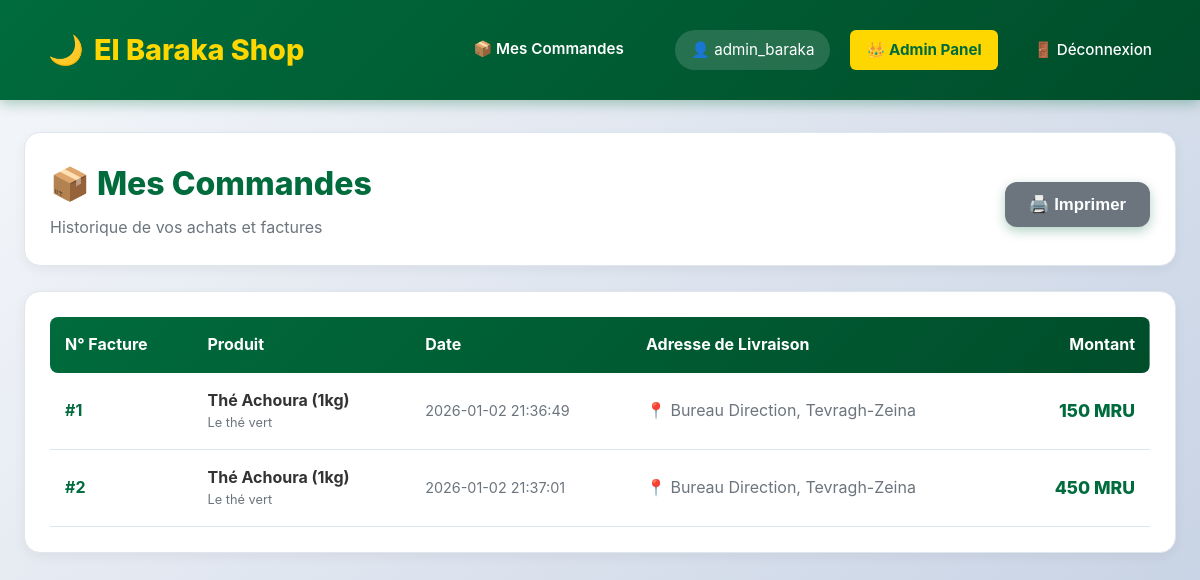
Screenshot of /mes-commandes (signed in) with the database file from the repository.
### tables this page shows
CREATE TABLE commandes (
            id INTEGER PRIMARY KEY AUTOINCREMENT,
            utilisateur_id INTEGER,
            produit_id INTEGER,  -- On stocke l'ID, pas le texte
            montant DECIMAL(10, 2),
            date_commande DATETIME DEFAULT CURRENT_TIMESTAMP,
            adresse_livraison TEXT,
            FOREIGN KEY(utilisateur_id) REFERENCES utilisateurs(id),
            FOREIGN KEY(produit_id) REFERENCES produits(id) 
        );

CREATE TABLE produits (
            id INTEGER PRIMARY KEY AUTOINCREMENT,
            nom TEXT NOT NULL,
            description TEXT,
            prix DECIMAL(10, 2) NOT NULL,
            quantite INTEGER DEFAULT 10
        );

### app.py (the view)
@app.route('/mes-commandes')
def mes_commandes():
    if 'user_id' not in session: return redirect('/login')
    user_id = session['user_id']
    conn = get_db_connection()
    query = """
        SELECT c.*, p.nom as nom_produit, p.description
        FROM commandes c
        JOIN produits p ON c.produit_id = p.id
        JOIN utilisateurs u ON c.utilisateur_id = u.id
        WHERE c.utilisateur_id = ?
    """
    commandes = conn.execute(query,(user_id,)).fetchall()
    conn.close()
    if commandes:
        return render_template('commandes.html', commandes=commandes)
    else:
        flash("Commande introuvable.", "danger")
        return redirect('/')

### app.py (called while the page is built)
def get_db_connection():
    conn = sqlite3.connect('elbaraka.db')
    conn.row_factory = sqlite3.Row
    return conn

### templates/commandes.html (shortened to what this page needs)
{% extends 'base.html' %}
{% block content %}
<div style="max-width: 1400px; margin: 0 auto;">
    <div style="background: white; padding: 25px; border-radius: 16px; margin-bottom: 25px; box-shadow: 0 4px 12px rgba(0,0,0,0.05); display: flex; justify-content: space-between; align-items: center; border: 1px solid #e0e6ed;">
        <div>
            <h2 style="margin: 0; color: var(--primary); font-size: 2rem; font-weight: 800;">
                📦 Mes Commandes
            </h2>
            <p style="margin: 5px 0 0 0; color: #6c757d;">Historique de vos achats et factures</p>
        </div>
        <button onclick="window.print()" class="btn-primary" style="width: auto; padding: 12px 24px; background: #6c757d;">
            🖨️ Imprimer
        </button>
    </div>
    <div style="background: white; padding: 25px; border-radius: 16px; box-shadow: 0 4px 12px rgba(0,0,0,0.05); overflow-x: auto; border: 1px solid #e0e6ed;">
        <table style="width: 100%; border-collapse: collapse;">
            <thead>
                <tr style="background: linear-gradient(135deg, var(--primary) 0%, var(--primary-dark) 100%); color: white;">
                    <th style="padding: 15px; text-align: left; font-weight: 700; border-radius: 8px 0 0 8px;">N° Facture</th>
                    <th style="padding: 15px; text-align: left; font-weight: 700;">Produit</th>
                    <th style="padding: 15px; text-align: left; font-weight: 700;">Date</th>
                    <th style="padding: 15px; text-align: left; font-weight: 700;">Adresse de Livraison</th>
                    <th style="padding: 15px; text-align: right; font-weight: 700; border-radius: 0 8px 8px 0;">Montant</th>
                </tr>
            </thead>
            <tbody>
                {% for c in commandes %}
                <tr style="border-bottom: 1px solid #e0e6ed; transition: background 0.3s ease;"
                    onmouseover="this.style.background='#f8f9fa'"
                    onmouseout="this.style.background='white'">
                    <td style="padding: 15px; font-weight: 700; color: var(--primary);">
                        #{{ c.id }}
                    </td>
                    <td style="padding: 15px;">
                        <strong style="color: #333;">{{ c.nom_produit or c.produit }}</strong>
                        <div style="font-size: 0.8rem; color: #6c757d;">{{ c.description }}</div>
                    </td>
                    <td style="padding: 15px; color: #6c757d; font-size: 0.9rem;">
                        {{ c.date_commande }}
                    </td>
                    <td style="padding: 15px; color: #6c757d;">
                        📍 {{ c.adresse_livraison }}
                    </td>
                    <td style="padding: 15px; text-align: right; font-weight: 800; color: var(--primary); font-size: 1.1rem;">
                        {{ c.montant }} MRU
                    </td>
                </tr>
                {% endfor %}
            </tbody>
        </table>
    </div>
</div>
{% endblock %}

### static/style.css (style rules this page uses)
:root { --primary: #006b3c; --primary-dark: #004d2a; --secondary: #d01c1f; --gold: #ffd700; --bg: #f8f9fa; --text: #2c3e50; --white: #ffffff; --shadow: rgba(0, 0, 0, 0.08); --shadow-hover: rgba(0, 0, 0, 0.15); --border: #e0e6ed; }
* { margin: 0; padding: 0; box-sizing: border-box; }
body { font-family: -apple-system, BlinkMacSystemFont, 'Segoe UI', Roboto, 'Helvetica Neue', Arial, sans-serif; background: linear-gradient(135deg, #f5f7fa 0%, #c3cfe2 100%); color: var(--text); line-height: 1.6; min-height: 100vh; }
.btn-primary { background: linear-gradient(135deg, var(--primary) 0%, var(--primary-dark) 100%); color: white; border: none; padding: 14px 20px; border-radius: 12px; cursor: pointer; width: 100%; font-size: 1.05rem; font-weight: 700; transition: all 0.3s ease; box-shadow: 0 4px 12px rgba(0, 107, 60, 0.3); margin-top: 10px; }

### rows the page displays
commandes: id "1", nom "Thé Achoura (1kg)", description "Le thé vert", date_commande "2026-01-02 21:36:49", adresse_livraison "Bureau Direction, Tevragh-Zeina", montant "150"
commandes: id "2", nom "Thé Achoura (1kg)", description "Le thé vert", date_commande "2026-01-02 21:37:01", adresse_livraison "Bureau Direction, Tevragh-Zeina", montant "450"

### other values shown
{{ session.get('username') }} "admin_baraka"
